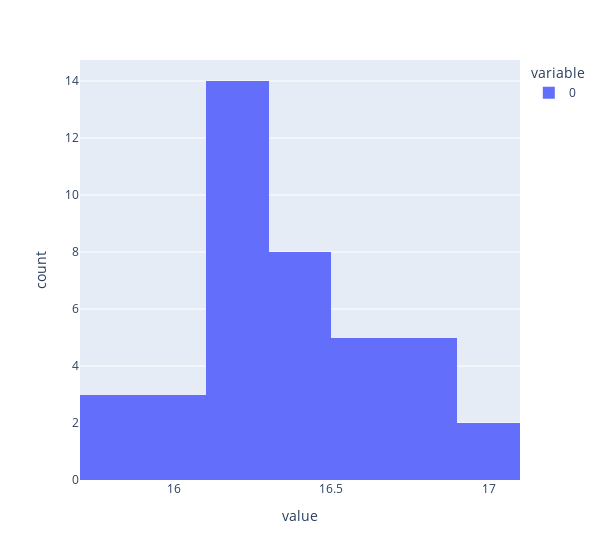

Notebook cell for this chart:
### Code cell
ex.histogram(new_normal, width=600)
#ex.histogram(np.log(list(golf.New.values)), width=600)

### Figure 1 — Plotly figure (JSON) as saved in the notebook; plotly's stock layout.template omitted (floating-point values rounded to 4 significant figures)
{"data": [{"alignmentgroup": "True", "bingroup": "x", "hovertemplate": "variable=0<br>value=%{x}<br>count=%{y}<extra></extra>", "legendgroup": "0", "marker": {"color": "#636efa", "pattern": {"shape": ""}}, "name": "0", "offsetgroup": "0", "orientation": "v", "showlegend": true, "type": "histogram", "x": [16.64, 16.4, 16.22, 16.31, 16.19, 15.84, 16.19, 17, 16.91, 16.25, 16.55, 16.31, 16.19, 16.46, 16.12, 16.76, 15.81, 16.22, 16.67, 16.25, 16.49, 16.09, 16.25, 16.73, 16.55, 16.76, 16.61, 16.4, 16.37, 16.19, 16.82, 15.81, 15.91, 16.12, 16.43, 16.22, 16.16, 15.97, 16.22, 16.7], "xaxis": "x", "yaxis": "y"}], "layout": {"barmode": "relative", "legend": {"title": {"text": "variable"}, "tracegroupgap": 0}, "margin": {"t": 60}, "width": 600, "xaxis": {"anchor": "y", "domain": [0, 1], "title": {"text": "value"}}, "yaxis": {"anchor": "x", "domain": [0, 1], "title": {"text": "count"}}}}
